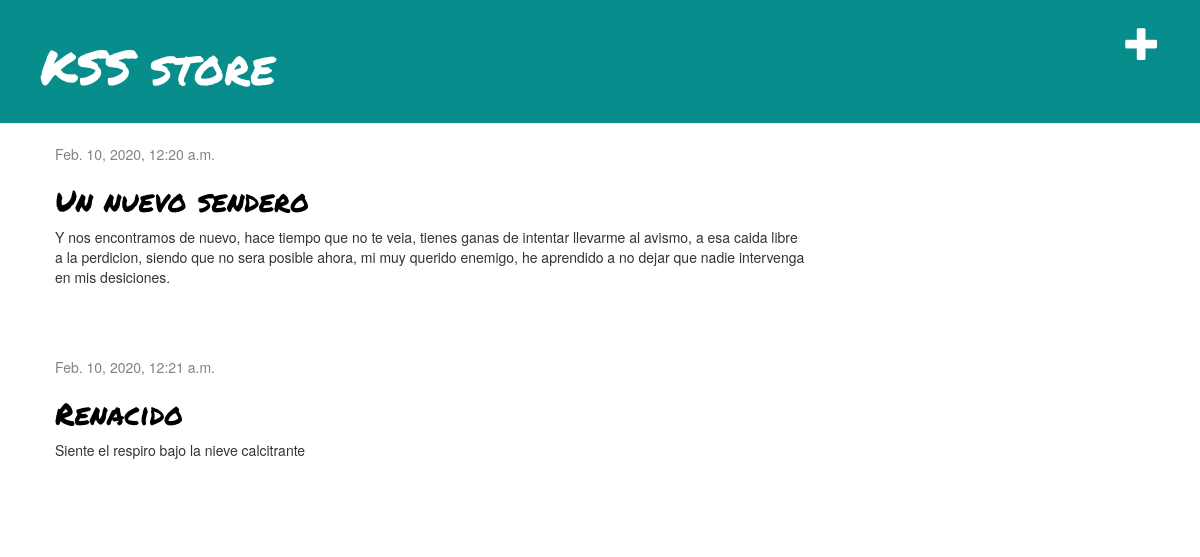
The app's page /, older data.
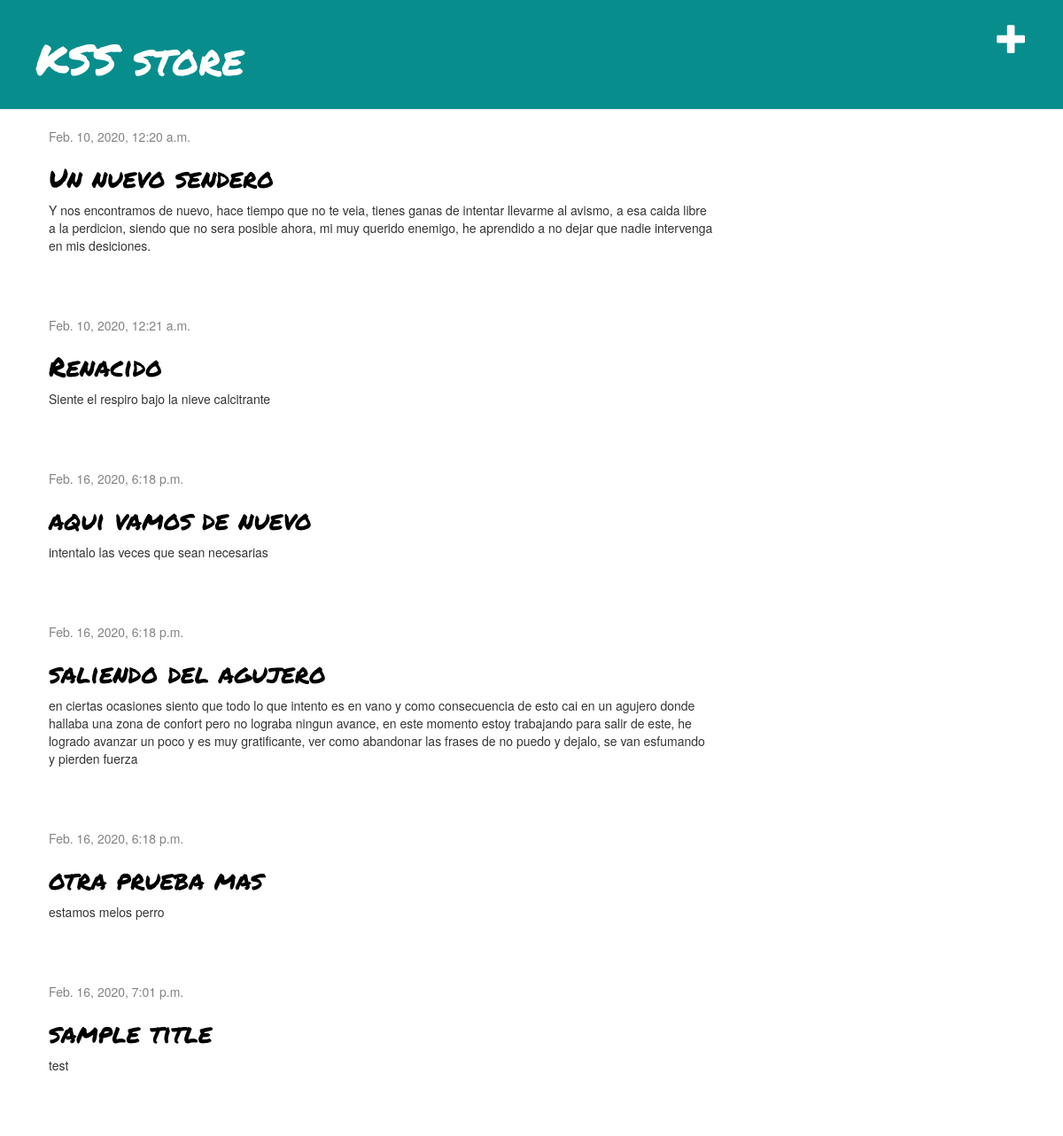
The same page, newer data.
### blog/models.py (models this page shows)
class Post(models.Model):
    autor = models.ForeignKey('auth.User', on_delete=models.CASCADE)
    title = models.CharField(max_length=200)
    text = models.TextField()
    created_date = models.DateTimeField(default=timezone.now)
    published_date = models.DateTimeField( blank=True, null=True)

### blog/views.py (the view)
# urls.py: path('', views.post_list, name='post_list'),
def post_list(request):
    posts = Post.objects.filter(published_date__lte=timezone.now()).order_by('published_date')
    return render(request, 'blog/post_list.html', {'posts': posts})

### blog/templates/blog/post_list.html
{% extends 'blog/base.html' %}
{% block content %}
    {% for post in posts %}
        <div class="post">
            <div class="date">
                {{ post.published_date }}
            </div>
            <h2><a href="{% url 'post_detail' pk=post.pk %}">{{ post.title }}</a></h2>
            <p>{{ post.text|linebreaksbr }}</p>
        </div>
    {% endfor %}
{% endblock %}

### blog/templates/blog/base.html (shortened to what this page needs)
{% load static %}
<!DOCTYPE html>
<html>
<head>
	<link rel="stylesheet" href="//maxcdn.bootstrapcdn.com/bootstrap/3.2.0/css/bootstrap.min.css">
	<link rel="stylesheet" href="//maxcdn.bootstrapcdn.com/bootstrap/3.2.0/css/bootstrap-theme.min.css">
	<link rel="stylesheet" href="{% static 'css/blog.css' %}">
</head>
<body>
    <div class="page-header">
        <a href="{% url 'post_new' %}" class="top-menu"><span class="glyphicon glyphicon-plus"></span></a>
        <h1><a href="/">KSS store</a></h1>
    </div>
    <div class="content container">
        <div class="row">
            <div class="col-md-8">
            {% block content %}
            {% endblock %}
            </div>
        </div>
    </div>
</body>
</html>

### blog/static/css/blog.css (style rules this page uses)
.page-header { background-color: rgb(8, 141, 141); margin-top: 0; padding: 20px 20px 20px 40px; }
.page-header h1, .page-header h1 a, .page-header h1 a:visited, .page-header h1 a:active { color: #ffffff; font-size: 36pt; text-decoration: none; }
.content { margin-left: 40px; }
h1, h2, h3, h4 { font-family:'Permanent Marker', cursive; }
.date { color: #828282; }
.top-menu, .top-menu:hover, .top-menu:visited { color: #ffffff; float: right; font-size: 26pt; margin-right: 20px; }
.post { margin-bottom: 70px; }
.post h2 a, .post h2 a:visited { color: #000000; }

Row changes from the older to the newer data that the page shows:
now on this page (row edited): Post: published_date "Feb. 16, 2020, 6:18 p.m.", title "aqui vamos de nuevo", text "intentalo las veces que sean necesarias"
now on this page (row edited): Post: published_date "Feb. 16, 2020, 6:18 p.m.", title "saliendo del agujero", text "en ciertas ocasiones siento que todo lo que intento es en vano y como consecuencia de esto cai en un agujero donde hallaba una zona de confort pero no lograba ningun avance, en este momento estoy trabajando para salir de este, he logrado avanzar un poco y es muy gratificante, ver como abandonar las frases de no puedo y dejalo, se van esfumando y pierden fuerza"
now on this page (row edited): Post: published_date "Feb. 16, 2020, 6:18 p.m.", title "otra prueba mas", text "estamos melos perro"
now on this page (row edited): Post: published_date "Feb. 16, 2020, 7:01 p.m.", title "sample title", text "test"
